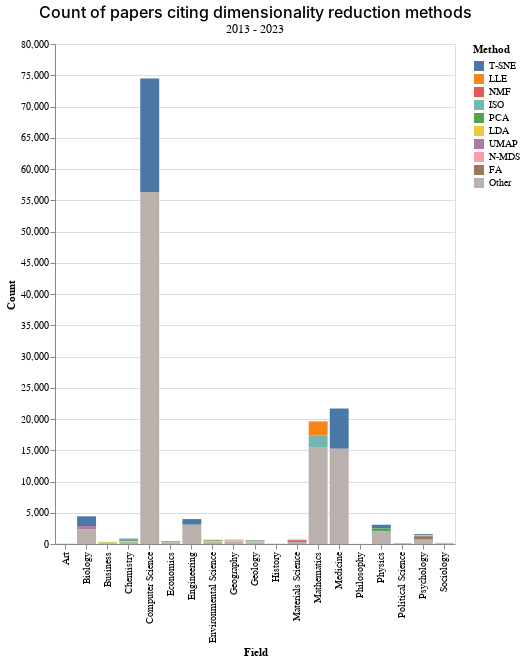

This figure's notebook cell:
### Code cell
alt.Chart(field_method_df).mark_bar().encode(
    x=alt.X("field:N", axis=alt.Axis(title="Field")),
    y=alt.Y('count:Q', axis=alt.Axis(title="Count")),
    color=alt.Color("method_or_other:N", scale=alt.Scale(domain=method_ordering), legend=alt.Legend(title="Method")),
    order=alt.Order(
      # Sort the segments of the bars by this field
      'method_or_other_index',
      sort='descending'
    )
).properties(
    title={
        "text": "Count of papers citing dimensionality reduction methods",
        "subtitle": "2013 - 2023",
        "fontSize": 16,
        "fontWeight": 500,
        "subtitleColor": "black",
        "subtitleFontSize": 12
    },
    width=400,
    height=500
)

### Figure 1 — Vega-Lite specification as saved in the notebook (floating-point values rounded to 4 significant figures)
{"config": {"view": {"continuousWidth": 400, "continuousHeight": 300}}, "data": {"name": "data-59d73540319757b0b37032cde810c497"}, "mark": "bar", "encoding": {"color": {"field": "method_or_other", "legend": {"title": "Method"}, "scale": {"domain": ["T-SNE", "LLE", "NMF", "ISO", "PCA", "LDA", "UMAP", "N-MDS", "FA", "Other"]}, "type": "nominal"}, "order": {"field": "method_or_other_index", "sort": "descending", "type": "quantitative"}, "x": {"axis": {"title": "Field"}, "field": "field", "type": "nominal"}, "y": {"axis": {"title": "Count"}, "field": "count", "type": "quantitative"}}, "height": 500, "title": {"text": "Count of papers citing dimensionality reduction methods", "subtitle": "2013 - 2023", "fontSize": 16, "fontWeight": 500, "subtitleColor": "black", "subtitleFontSize": 12}, "width": 400, "$schema": "https://vega.github.io/schema/vega-lite/v4.17.0.json", "datasets": {"data-59d73540319757b0b37032cde810c497": [{"field": "Sociology", "method_or_other": "T-SNE", "count": 35, "fraction_in_field": 0.2071, "method_or_other_index": 0}, {"field": "Psychology", "method_or_other": "T-SNE", "count": 161, "fraction_in_field": 0.1018, "method_or_other_index": 0}, {"field": "Political Science", "method_or_other": "T-SNE", "count": 22, "fraction_in_field": 0.176, "method_or_other_index": 0}, {"field": "Art", "method_or_other": "T-SNE", "count": 6, "fraction_in_field": 0.1333, "method_or_other_index": 0}, {"field": "Engineering", "method_or_other": "T-SNE", "count": 906, "fraction_in_field": 0.2272, "method_or_other_index": 0}, {"field": "Biology", "method_or_other": "T-SNE", "count": 1563, "fraction_in_field": 0.3528, "method_or_other_index": 0}, {"field": "Geology", "method_or_other": "T-SNE", "count": 63, "fraction_in_field": 0.1031, "method_or_other_index": 0}, {"field": "Physics", "method_or_other": "T-SNE", "count": 601, "fraction_in_field": 0.1949, "method_or_other_index": 0}, {"field": "History", "method_or_other": "T-SNE", "count": 14, "fraction_in_field": 0.3889, "method_or_other_index": 0}, {"field": "Computer Science", "method_or_other": "T-SNE", "count": 18179, "fraction_in_field": 0.244, "method_or_other_index": 0}, {"field": "Medicine", "method_or_other": "T-SNE", "count": 6441, "fraction_in_field": 0.2971, "method_or_other_index": 0}, {"field": "Materials Science", "method_or_other": "T-SNE", "count": 97, "fraction_in_field": 0.1406, "method_or_other_index": 0}, {"field": "Chemistry", "method_or_other": "T-SNE", "count": 156, "fraction_in_field": 0.1816, "method_or_other_index": 0}, {"field": "Mathematics", "method_or_other": "LLE", "count": 2248, "fraction_in_field": 0.1146, "method_or_other_index": 1}, {"field": "Materials Science", "method_or_other": "NMF", "count": 111, "fraction_in_field": 0.1609, "method_or_other_index": 2}, {"field": "Chemistry", "method_or_other": "NMF", "count": 86, "fraction_in_field": 0.1001, "method_or_other_index": 2}, {"field": "Philosophy", "method_or_other": "NMF", "count": 5, "fraction_in_field": 0.1613, "method_or_other_index": 2}, {"field": "Political Science", "method_or_other": "NMF", "count": 18, "fraction_in_field": 0.144, "method_or_other_index": 2}, {"field": "Mathematics", "method_or_other": "ISO", "count": 1974, "fraction_in_field": 0.1006, "method_or_other_index": 3}, {"field": "Physics", "method_or_other": "PCA", "count": 432, "fraction_in_field": 0.1401, "method_or_other_index": 4}, {"field": "Business", "method_or_other": "PCA", "count": 83, "fraction_in_field": 0.2515, "method_or_other_index": 4}, {"field": "Political Science", "method_or_other": "PCA", "count": 24, "fraction_in_field": 0.192, "method_or_other_index": 4}, {"field": "Environmental Science", "method_or_other": "PCA", "count": 158, "fraction_in_field": 0.2351, "method_or_other_index": 4}, {"field": "Materials Science", "method_or_other": "PCA", "count": 168, "fraction_in_field": 0.2435, "method_or_other_index": 4}, {"field": "Geology", "method_or_other": "PCA", "count": 150, "fraction_in_field": 0.2455, "method_or_other_index": 4}, {"field": "Economics", "method_or_other": "PCA", "count": 114, "fraction_in_field": 0.2556, "method_or_other_index": 4}, {"field": "Chemistry", "method_or_other": "PCA", "count": 145, "fraction_in_field": 0.1688, "method_or_other_index": 4}, {"field": "Philosophy", "method_or_other": "PCA", "count": 5, "fraction_in_field": 0.1613, "method_or_other_index": 4}, {"field": "Art", "method_or_other": "PCA", "count": 7, "fraction_in_field": 0.1556, "method_or_other_index": 4}, {"field": "Geography", "method_or_other": "PCA", "count": 118, "fraction_in_field": 0.1735, "method_or_other_index": 4}, {"field": "Environmental Science", "method_or_other": "LDA", "count": 84, "fraction_in_field": 0.125, "method_or_other_index": 5}, {"field": "Geology", "method_or_other": "LDA", "count": 66, "fraction_in_field": 0.108, "method_or_other_index": 5}, {"field": "Business", "method_or_other": "LDA", "count": 85, "fraction_in_field": 0.2576, "method_or_other_index": 5}, {"field": "Philosophy", "method_or_other": "LDA", "count": 4, "fraction_in_field": 0.129, "method_or_other_index": 5}, {"field": "Economics", "method_or_other": "LDA", "count": 63, "fraction_in_field": 0.1413, "method_or_other_index": 5}, {"field": "Chemistry", "method_or_other": "LDA", "count": 106, "fraction_in_field": 0.1234, "method_or_other_index": 5}, {"field": "Biology", "method_or_other": "UMAP", "count": 486, "fraction_in_field": 0.1097, "method_or_other_index": 6}, {"field": "Environmental Science", "method_or_other": "N-MDS", "count": 126, "fraction_in_field": 0.1875, "method_or_other_index": 10}, {"field": "Sociology", "method_or_other": "N-MDS", "count": 29, "fraction_in_field": 0.1716, "method_or_other_index": 10}, {"field": "Psychology", "method_or_other": "N-MDS", "count": 169, "fraction_in_field": 0.1068, "method_or_other_index": 10}, {"field": "Political Science", "method_or_other": "N-MDS", "count": 17, "fraction_in_field": 0.136, "method_or_other_index": 10}, {"field": "Business", "method_or_other": "N-MDS", "count": 37, "fraction_in_field": 0.1121, "method_or_other_index": 10}, {"field": "Art", "method_or_other": "N-MDS", "count": 5, "fraction_in_field": 0.1111, "method_or_other_index": 10}, {"field": "Geography", "method_or_other": "N-MDS", "count": 168, "fraction_in_field": 0.2471, "method_or_other_index": 10}, {"field": "Geology", "method_or_other": "N-MDS", "count": 65, "fraction_in_field": 0.1064, "method_or_other_index": 10}, {"field": "Political Science", "method_or_other": "FA", "count": 16, "fraction_in_field": 0.128, "method_or_other_index": 18}, {"field": "Sociology", "method_or_other": "FA", "count": 35, "fraction_in_field": 0.2071, "method_or_other_index": 18}, {"field": "Philosophy", "method_or_other": "FA", "count": 6, "fraction_in_field": 0.1935, "method_or_other_index": 18}, {"field": "Psychology", "method_or_other": "FA", "count": 563, "fraction_in_field": 0.3559, "method_or_other_index": 18}, {"field": "Geology", "method_or_other": "Other", "count": 267, "fraction_in_field": 0.437, "method_or_other_index": 76}, {"field": "Biology", "method_or_other": "Other", "count": 2381, "fraction_in_field": 0.5375, "method_or_other_index": 76}, {"field": "Mathematics", "method_or_other": "Other", "count": 15397, "fraction_in_field": 0.7848, "method_or_other_index": 76}, {"field": "Physics", "method_or_other": "Other", "count": 2050, "fraction_in_field": 0.6649, "method_or_other_index": 76}, {"field": "Art", "method_or_other": "Other", "count": 27, "fraction_in_field": 0.6, "method_or_other_index": 76}, {"field": "Geography", "method_or_other": "Other", "count": 394, "fraction_in_field": 0.5794, "method_or_other_index": 76}, {"field": "Political Science", "method_or_other": "Other", "count": 28, "fraction_in_field": 0.224, "method_or_other_index": 76}, {"field": "Engineering", "method_or_other": "Other", "count": 3081, "fraction_in_field": 0.7728, "method_or_other_index": 76}, {"field": "Chemistry", "method_or_other": "Other", "count": 366, "fraction_in_field": 0.4261, "method_or_other_index": 76}, {"field": "Psychology", "method_or_other": "Other", "count": 689, "fraction_in_field": 0.4355, "method_or_other_index": 76}, {"field": "Business", "method_or_other": "Other", "count": 125, "fraction_in_field": 0.3788, "method_or_other_index": 76}, {"field": "Materials Science", "method_or_other": "Other", "count": 314, "fraction_in_field": 0.4551, "method_or_other_index": 76}, {"field": "Environmental Science", "method_or_other": "Other", "count": 304, "fraction_in_field": 0.4524, "method_or_other_index": 76}, {"field": "Medicine", "method_or_other": "Other", "count": 15236, "fraction_in_field": 0.7029, "method_or_other_index": 76}, {"field": "Philosophy", "method_or_other": "Other", "count": 11, "fraction_in_field": 0.3548, "method_or_other_index": 76}, {"field": "History", "method_or_other": "Other", "count": 22, "fraction_in_field": 0.6111, "method_or_other_index": 76}, {"field": "Economics", "method_or_other": "Other", "count": 269, "fraction_in_field": 0.6031, "method_or_other_index": 76}, {"field": "Computer Science", "method_or_other": "Other", "count": 56315, "fraction_in_field": 0.756, "method_or_other_index": 76}, {"field": "Sociology", "method_or_other": "Other", "count": 70, "fraction_in_field": 0.4142, "method_or_other_index": 76}]}}
